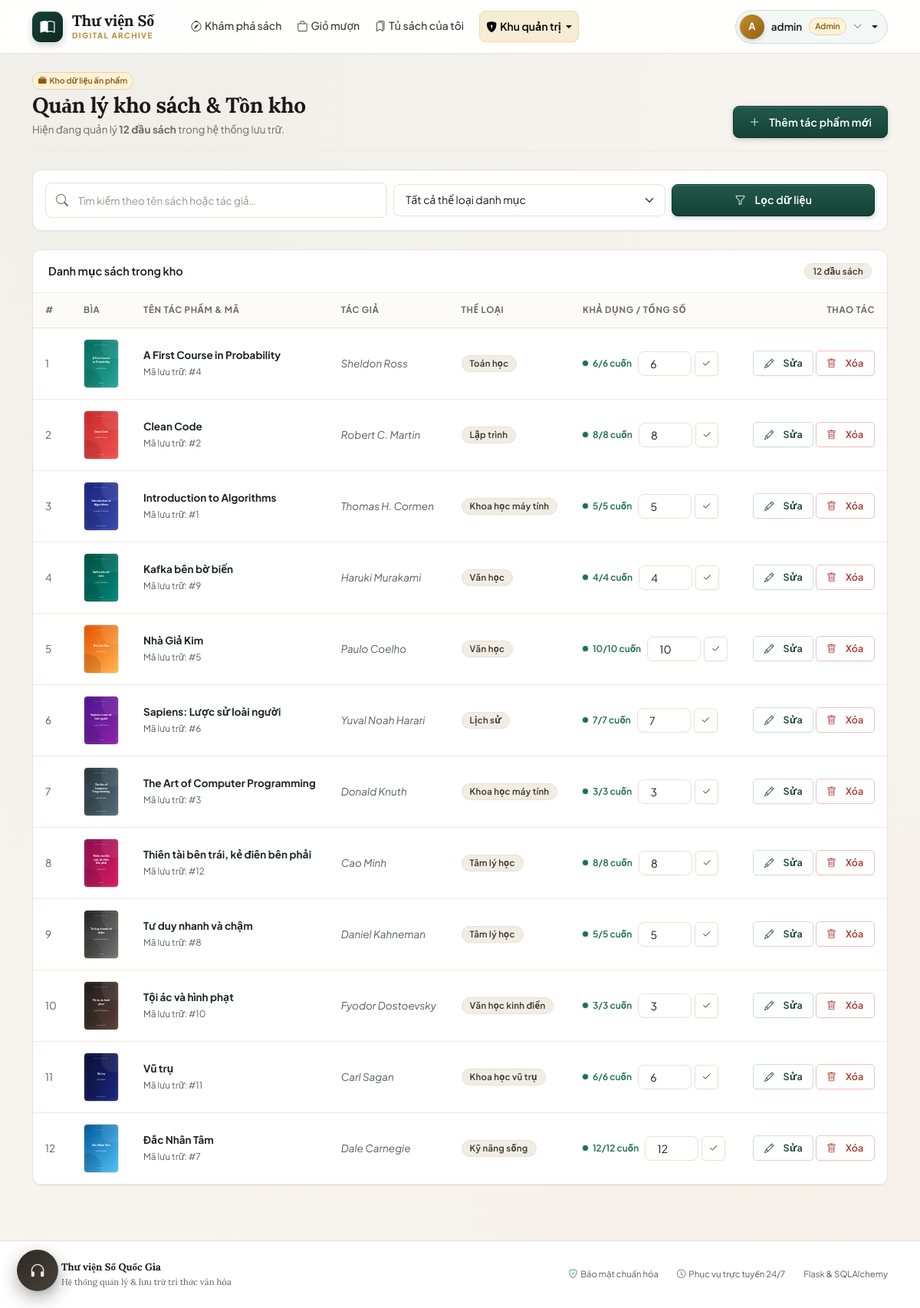
Page /admin/books (signed in) on the earlier database version.
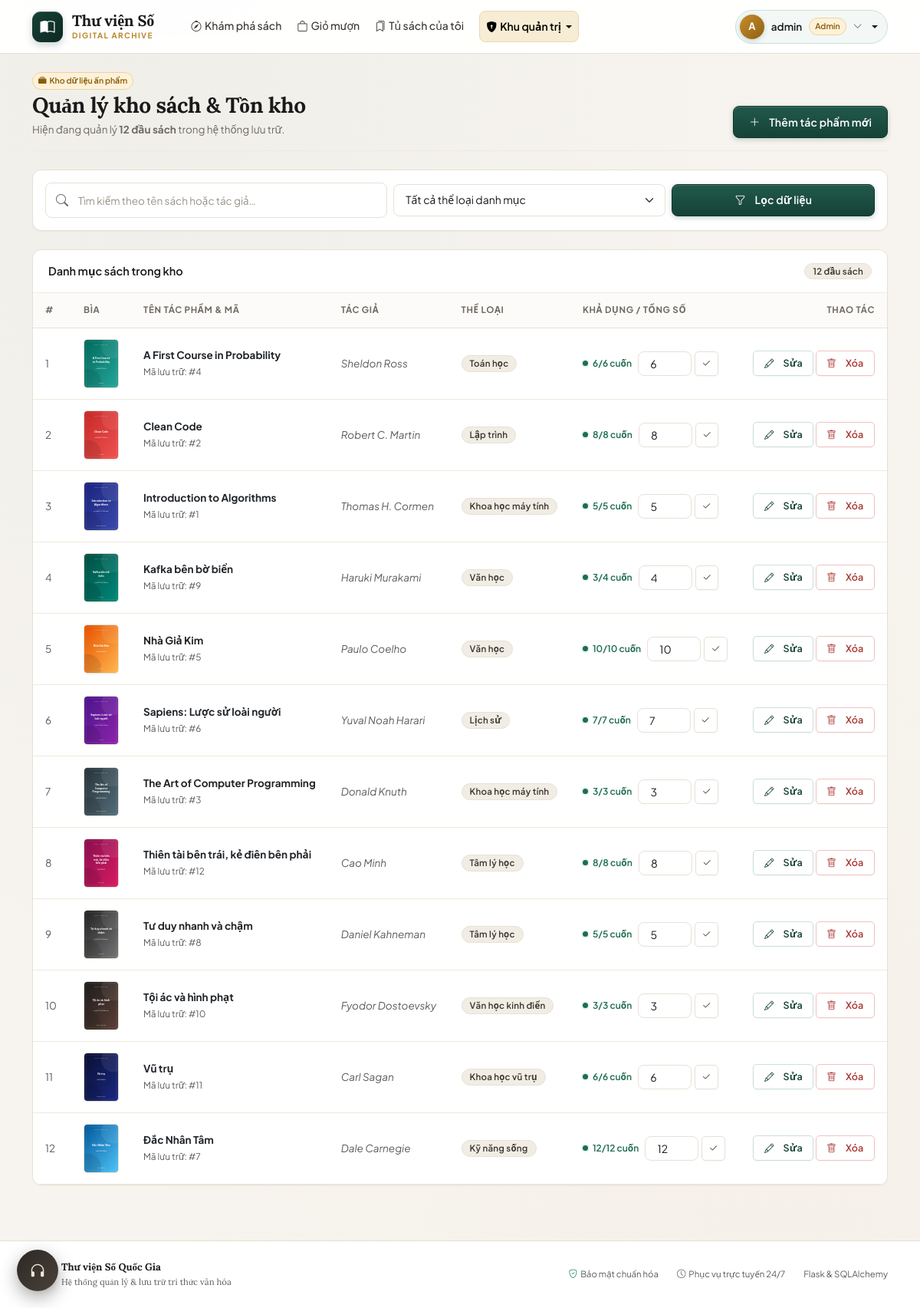
Same page on the later database version.
### models.py (models this page shows, shortened)
class Book(db.Model):
    __tablename__ = 'books'
    id = db.Column(db.Integer, primary_key=True)
    title = db.Column(db.String(200), nullable=False, index=True)
    author = db.Column(db.String(150), nullable=False, index=True)
    description = db.Column(db.Text, nullable=False, default='')
    quantity = db.Column(db.Integer, nullable=False, default=0)
    cover_url = db.Column(db.String(300), nullable=True)
    category_id = db.Column(db.Integer, db.ForeignKey('categories.id'), nullable=True)
    created_at = db.Column(db.DateTime, default=now, nullable=False)
    mood = db.Column(db.String(30), nullable=True, index=True)
    pages = db.Column(db.Integer, nullable=True, default=0)
    condition_note = db.Column(db.String(300), nullable=True, default='')
    times_borrowed = db.Column(db.Integer, nullable=False, default=0)
    librarian_note = db.Column(db.String(400), nullable=True, default='')
    librarian_note_by = db.Column(db.String(80), nullable=True, default='')
    spine_color = db.Column(db.String(9), nullable=True, default='')
    category = db.relationship('Category', back_populates='books')
    borrow_requests = db.relationship('BorrowRequest', backref='book', lazy='dynamic')
    reviews = db.relationship('Review', backref='book', lazy='dynamic')
    @property
    def borrowed_count(self):
        return BorrowRequest.query.filter(
            BorrowRequest.book_id == self.id,
            BorrowRequest.status.in_(ACTIVE_BORROW_STATUSES),
        ).count()
    @property
    def available(self):
        return max(0, self.quantity - self.borrowed_count)
    @property
    def in_stock(self):
        return self.available > 0
    @property
    def cover(self):
        if self.cover_url:
            return self.cover_url
        if has_request_context():
            return url_for('static', filename='covers/default.svg')
        return '/static/covers/default.svg'

class Category(db.Model):
    __tablename__ = 'categories'
    id = db.Column(db.Integer, primary_key=True)
    name = db.Column(db.String(100), unique=True, nullable=False)
    books = db.relationship('Book', back_populates='category')

### admin.py (the view)
@admin_bp.route('/books')
@admin_required
def books():
    q = request.args.get('q', '').strip()
    category_id = request.args.get('category', type=int)
    query = Book.query
    if q:
        like = f'%{q}%'
        query = query.filter(or_(Book.title.ilike(like), Book.author.ilike(like)))
    if category_id:
        query = query.filter(Book.category_id == category_id)
    book_list = query.order_by(Book.title).all()
    categories = Category.query.order_by(Category.name).all()
    return render_template(
        'admin/books.html',
        books=book_list,
        categories=categories,
        q=q,
        category_id=category_id,
    )

### admin.py (called while the page is built)
def admin_required(view):
    @wraps(view)
    @login_required
    def wrapper(*args, **kwargs):
        if not current_user.is_admin:
            abort(403)
        return view(*args, **kwargs)
    return wrapper

### models.py (called while the page is built)
    @property
    def is_admin(self):
        return self.role == 'admin'

### templates/admin/books.html (shortened to what this page needs)
{% extends 'base.html' %}
{% block content %}
<div class="page-head">
  <div>
    <div class="d-flex align-items-center gap-2 mb-1">
      <span class="user-badge-mini user-badge-admin"><i class="bi bi-collection-fill me-1"></i>Kho dữ liệu ấn phẩm</span>
    </div>
    <h1 class="page-title">Quản lý kho sách &amp; Tồn kho</h1>
    <p class="page-sub">Hiện đang quản lý <strong>{{ books|length }} đầu sách</strong> trong hệ thống lưu trữ.</p>
  </div>
  <a href="{{ url_for('admin.book_add') }}" class="btn btn-primary">
    <i class="bi bi-plus-lg me-1"></i>Thêm tác phẩm mới
  </a>
</div>
<div class="card p-3 mb-4 bg-white">
  <form class="row g-2 align-items-center" method="get">
    <div class="col-md-5">
      <div class="input-container">
        <input class="form-control" name="q" placeholder="Tìm kiếm theo tên sách hoặc tác giả…" value="{{ q }}">
      </div>
    </div>
    <div class="col-md-4">
      <select class="form-select" name="category">
        <option value="">Tất cả thể loại danh mục</option>
      </select>
    </div>
    <div class="col-md-3 d-flex gap-2">
      <button class="btn btn-primary flex-grow-1"><i class="bi bi-funnel me-1"></i>Lọc dữ liệu</button>
    </div>
  </form>
</div>
<div class="card overflow-hidden">
  <div class="card-header d-flex justify-content-between align-items-center">
    <span>Danh mục sách trong kho</span>
    <span class="badge bg-secondary">{{ books|length }} đầu sách</span>
  </div>
  <div class="table-responsive">
    <table class="table align-middle">
      <thead>
        <tr>
          <th style="width: 50px;">#</th>
          <th style="width: 64px;">Bìa</th>
          <th>Tên tác phẩm &amp; Mã</th>
          <th>Tác giả</th>
          <th>Thể loại</th>
          <th>Khả dụng / Tổng số</th>
          <th class="text-end">Thao tác</th>
        </tr>
      </thead>
      <tbody>
        {% for book in books %}
        <tr>
          <td class="text-muted">{{ loop.index }}</td>
          <td><img src="{{ book.cover }}" class="thumb-sm" alt="{{ book.title }}"></td>
          <td>
            <div class="fw-bold text-dark">{{ book.title }}</div>
            <small class="text-muted">Mã lưu trữ: #{{ book.id }}</small>
          </td>
          <td class="text-muted fst-italic">{{ book.author }}</td>
          <td>
            {% if book.category %}
            <span class="badge bg-secondary">{{ book.category.name }}</span>
            {% else %}
            <span class="text-muted small">—</span>
            {% endif %}
          </td>
          <td>
            <div class="d-flex align-items-center gap-2 flex-wrap">
              <span class="stock {{ 'stock-ok' if book.in_stock else 'stock-out' }}">
                <span class="dot"></span>{{ book.available }}/{{ book.quantity }} cuốn
              </span>
              <form class="d-flex align-items-center gap-1"
                    method="post" action="{{ url_for('admin.book_set_quantity', book_id=book.id) }}">
                <input type="number" name="quantity" class="form-control form-control-sm"
                       style="width: 70px; height: 32px;" min="0" value="{{ book.quantity }}" title="Nhập số lượng mới">
                <button class="btn btn-sm btn-outline-secondary" style="height: 32px; padding: 0 8px;" title="Cập nhật">
                  <i class="bi bi-check2"></i>
                </button>
              </form>
            </div>
          </td>
          <td class="text-end text-nowrap">
            <a href="{{ url_for('admin.book_edit', book_id=book.id) }}"
               class="btn btn-sm btn-outline-primary">
              <i class="bi bi-pencil me-1"></i>Sửa
            </a>
            <form method="post" action="{{ url_for('admin.book_delete', book_id=book.id) }}"
                  class="d-inline" data-confirm="Xác nhận xóa hoàn toàn sách “{{ book.title }}” khỏi kho lưu trữ?">
              <button class="btn btn-sm btn-outline-danger">
                <i class="bi bi-trash me-1"></i>Xóa
              </button>
            </form>
          </td>
        </tr>
        {% endfor %}
      </tbody>
    </table>
  </div>
</div>
{% endblock %}

Differences in the rows shown:
changed Book "Kafka bên bờ biển": available "4" → "3"
